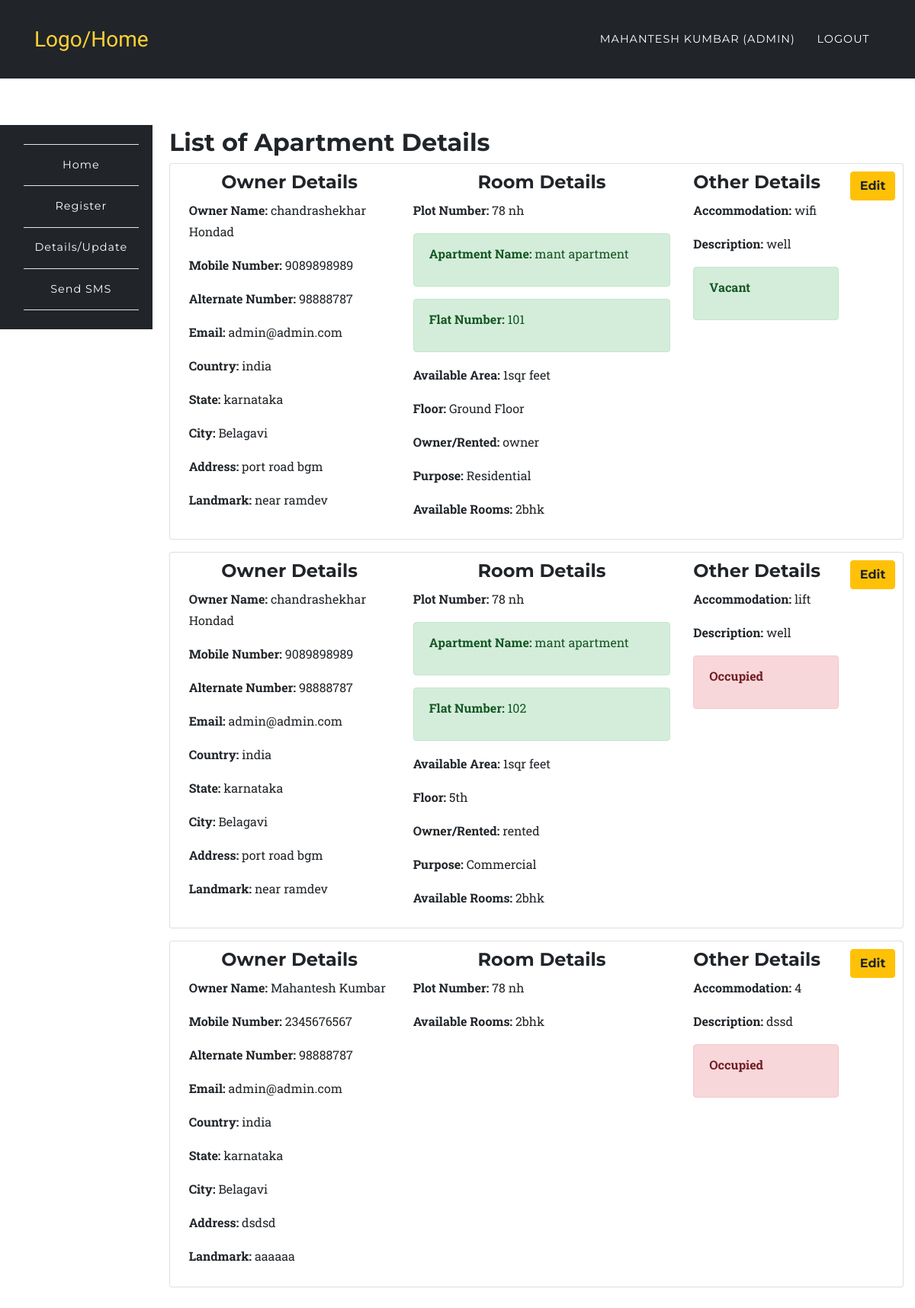
Page /app/list.php (signed in) on the committed database.
### tables this page shows
CREATE TABLE `room_rental_registrations_apartment` (
  `id` int(10) UNSIGNED NOT NULL,
  `fullname` varchar(191) NOT NULL,
  `mobile` varchar(191) NOT NULL,
  `alternat_mobile` varchar(191) NOT NULL,
  `email` varchar(191) NOT NULL,
  `country` varchar(191) NOT NULL,
  `state` varchar(191) NOT NULL,
  `city` varchar(191) NOT NULL,
  `landmark` varchar(191) NOT NULL,
  `rent` varchar(191) NOT NULL,
  `deposit` varchar(191) NOT NULL,
  `plot_number` varchar(191) NOT NULL,
  `apartment_name` varchar(100) DEFAULT NULL,
  `ap_number_of_plats` varchar(100) DEFAULT NULL,
  `rooms` varchar(100) DEFAULT NULL,
  `floor` varchar(100) DEFAULT NULL,
  `purpose` varchar(100) DEFAULT NULL,
  `own` varchar(100) DEFAULT NULL,
  `area` varchar(100) DEFAULT NULL,
  `address` varchar(191) NOT NULL,
  `accommodation` varchar(191) NOT NULL,
  `description` varchar(191) NOT NULL,
  `image` varchar(191) DEFAULT NULL,
  `open_for_sharing` varchar(191) DEFAULT NULL,
  `other` varchar(191) DEFAULT NULL,
  `vacant` int(1) NOT NULL DEFAULT '1',
  `created_at` timestamp NULL DEFAULT CURRENT_TIMESTAMP,
  `updated_at` timestamp NULL DEFAULT CURRENT_TIMESTAMP,
  `user_id` int(10) DEFAULT NULL
);

CREATE TABLE `room_rental_registrations` (
  `id` int(10) UNSIGNED NOT NULL,
  `fullname` varchar(191) NOT NULL,
  `mobile` varchar(191) NOT NULL,
  `alternat_mobile` varchar(191) NOT NULL,
  `email` varchar(191) NOT NULL,
  `country` varchar(191) NOT NULL,
  `state` varchar(191) NOT NULL,
  `city` varchar(191) NOT NULL,
  `landmark` varchar(191) NOT NULL,
  `rent` varchar(191) NOT NULL,
  `deposit` varchar(191) NOT NULL,
  `plot_number` varchar(191) NOT NULL,
  `rooms` varchar(100) DEFAULT NULL,
  `address` varchar(191) NOT NULL,
  `accommodation` varchar(191) NOT NULL,
  `description` varchar(191) NOT NULL,
  `image` varchar(191) DEFAULT NULL,
  `open_for_sharing` varchar(191) DEFAULT NULL,
  `other` varchar(191) DEFAULT NULL,
  `vacant` int(1) NOT NULL DEFAULT '1',
  `created_at` timestamp NULL DEFAULT CURRENT_TIMESTAMP,
  `updated_at` timestamp NULL DEFAULT CURRENT_TIMESTAMP,
  `user_id` int(10) DEFAULT NULL
);

### app/list.php (the view, shortened to what this page needs)
<?php
	require '../config/config.php';
		try {
			if($_SESSION['role'] == 'admin'){
				$stmt = $connect->prepare('SELECT * FROM room_rental_registrations_apartment');
				$stmt->execute();
				$data1 = $stmt->fetchAll (PDO::FETCH_ASSOC);
				$stmt = $connect->prepare('SELECT * FROM room_rental_registrations');
				$stmt->execute();
				$data2 = $stmt->fetchAll (PDO::FETCH_ASSOC);
				$data = array_merge($data1,$data2);
			}
		}catch(PDOException $e) {
			$errMsg = $e->getMessage();
		}
?>
<?php include '../include/header.php';?>
	<nav class="navbar navbar-expand-lg navbar-dark fixed-top" style="background-color:#212529;" id="mainNav">
      <div class="container">
        <a class="navbar-brand js-scroll-trigger" href="../index.php">Logo/Home</a>
        <div class="collapse navbar-collapse" id="navbarResponsive">
          <ul class="navbar-nav text-uppercase ml-auto">
            <li class="nav-item">
              <a class="nav-link" href="#"><?php echo $_SESSION['fullname']; ?> <?php if($_SESSION['role'] == 'admin'){ echo "(Admin)"; } ?></a>
            </li>
            <li class="nav-item">
              <a href="../auth/logout.php" class="nav-link">Logout</a>
            </li>
          </ul>
        </div>
      </div>
    </nav>
	<section style="padding-left:0px;">
		<?php include '../include/side-nav.php';?>
	</section>
<section class="wrapper" style="margin-left: 16%;margin-top: -23%;">
	<div class="container">
		<div class="row">
			<div class="col-12">
			<h2>List of Apartment Details</h2>
				<?php
					foreach ($data as $key => $value) {
						echo '<div class="card card-inverse card-info mb-3" style="padding:1%;">
								  <div class="card-block">';
								  	echo '<a class="btn btn-warning float-right" href="update.php?id='.$value['id'].'&act=';if(!empty($value['own'])){ echo "ap"; }else{ echo "indi"; } echo '">Edit</a>';
									 echo 	'<div class="row">
											<div class="col-4">
											<h4 class="text-center">Owner Details</h4>';
											 	echo '<p><b>Owner Name: </b>'.$value['fullname'].'</p>';
											 	echo '<p><b>Mobile Number: </b>'.$value['mobile'].'</p>';
											 	echo '<p><b>Alternate Number: </b>'.$value['alternat_mobile'].'</p>';
											 	echo '<p><b>Email: </b>'.$value['email'].'</p>';
											 	echo '<p><b>Country: </b>'.$value['country'].'</p><p><b> State: </b>'.$value['state'].'</p><p><b> City: </b>'.$value['city'].'</p>';
											 	echo '<p><b>Address: </b>'.$value['address'].'</p><p><b> Landmark: </b>'.$value['landmark'].'</p>';
										echo '</div>
											<div class="col-5">
											<h4 class="text-center">Room Details</h4>';
												echo '<p><b>Plot Number: </b>'.$value['plot_number'].'</p>';
													if(isset($value['apartment_name']))
														echo '<div class="alert alert-success" role="alert"><p><b>Apartment Name: </b>'.$value['apartment_name'].'</p></div>';
													if(isset($value['ap_number_of_plats']))
														echo '<div class="alert alert-success" role="alert"><p><b>Flat Number: </b>'.$value['ap_number_of_plats'].'</p></div>';
												if(isset($value['own'])){
													echo '<p><b>Available Area: </b>'.$value['area'].'</p>';
													echo '<p><b>Floor: </b>'.$value['floor'].'</p>';
													echo '<p><b>Owner/Rented: </b>'.$value['own'].'</p>';
													echo '<p><b>Purpose: </b>'.$value['purpose'].'</p>';
												}
												echo '<p><b>Available Rooms: </b>'.$value['rooms'].'</p>';
										echo '</div>
											<div class="col-3">
											<h4>Other Details</h4>';
											echo '<p><b>Accommodation: </b>'.$value['accommodation'].'</p>';
											echo '<p><b>Description: </b>'.$value['description'].'</p>';
												if($value['vacant'] == 0){
													echo '<div class="alert alert-danger" role="alert"><p><b>Occupied</b></p></div>';
												}else{
													echo '<div class="alert alert-success" role="alert"><p><b>Vacant</b></p></div>';
												}
											echo '</div>
										</div>
								   </div>
								</div>';
					}
				?>
			</div>
		</div>
	</div>
</section>
<?php include '../include/footer.php';?>

### assets/css/rent.css (style rules this page uses)
body { overflow-x: hidden; font-family: 'Roboto Slab', 'Helvetica Neue', Helvetica, Arial, sans-serif; }
p { line-height: 1.75; }
a { color: #fed136; }
h1, h2, h3, h4, h5, h6 { font-weight: 700; font-family: 'Montserrat', 'Helvetica Neue', Helvetica, Arial, sans-serif; }
section { padding: 100px 0; }
@media (min-width: 768px) { section { padding: 140px 0; } }
.btn { font-family: 'Montserrat', 'Helvetica Neue', Helvetica, Arial, sans-serif; font-weight: 700; }
#mainNav { background-color: #212529; }
#mainNav .navbar-brand { color: #fed136; font-family: 'Kaushan Script', 'Helvetica Neue', Helvetica, Arial, cursive; }
#mainNav .navbar-nav .nav-item .nav-link { font-size: 90%; font-weight: 400; padding: 0.75em 0; letter-spacing: 1px; color: white; font-family: 'Montserrat', 'Helvetica Neue', Helvetica, Arial, sans-serif; }
@media (min-width: 992px) { #mainNav { padding-top: 25px; padding-bottom: 25px; -webkit-transition: padding-top 0.3s, padding-bottom 0.3s; -moz-transition: padding-top 0.3s, padding-bottom 0.3s; transition: padding-top 0.3s, padding-bottom 0.3s; border: none; background-color: transparent; } }
@media (min-width: 992px) { #mainNav .navbar-brand { font-size: 1.75em; -webkit-transition: all 0.3s; -moz-transition: all 0.3s; transition: all 0.3s; } }
@media (min-width: 992px) { #mainNav .navbar-nav .nav-item .nav-link { padding: 1.1em 1em !important; } }

### assets/css/style.css (style rules this page uses)
.navbar { border-radius: 0px; }
section { padding-left: 15px; }

### rows in the picture
room_rental_registrations_apartment: fullname "chandrashekhar Hondad", mobile "9089898989", alternat_mobile "98888787", email "admin@admin.com", country "india", state "karnataka", city "Belagavi", address "port road bgm", landmark "near ramdev", plot_number "78 nh", apartment_name "mant apartment", ap_number_of_plats "101", area "1sqr feet", floor "Ground Floor", own "owner", purpose "Residential", rooms "2bhk", accommodation "wifi", description "well", vacant "Vacant"
room_rental_registrations_apartment: fullname "chandrashekhar Hondad", mobile "9089898989", alternat_mobile "98888787", email "admin@admin.com", country "india", state "karnataka", city "Belagavi", address "port road bgm", landmark "near ramdev", plot_number "78 nh", apartment_name "mant apartment", ap_number_of_plats "102", area "1sqr feet", floor "5th", own "rented", purpose "Commercial", rooms "2bhk", accommodation "lift", description "well", vacant "Occupied"
room_rental_registrations: fullname "Mahantesh Kumbar", mobile "2345676567", alternat_mobile "98888787", email "admin@admin.com", country "india", state "karnataka", city "Belagavi", address "dsdsd", landmark "aaaaaa", plot_number "78 nh", rooms "2bhk", accommodation "4", description "dssd", vacant "Occupied"

### other values in the picture
$_SESSION['fullname'] "MAHANTESH KUMBAR"
